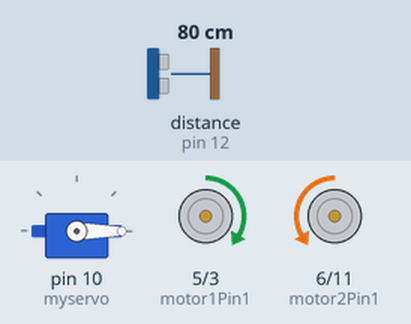
This sketch was run on a simulated Arduino Uno, built with avr-gcc and run on an emulated ATmega328P. Parts: servo, motor-driver pin pairs drawn as motors (green arrow = first pin HIGH = forward, orange = second pin HIGH = backward, longer = more drive). The test bench sets the inputs (shaded band); at power-on: distance to the obstacle (sensor on pin 12) 80 cm. Random numbers use the default seed unless the sketch sets one; what the sketch prints to the serial monitor is not drawn.

Above: at 2.3 s.
2.4 s: distance to the obstacle (sensor on pin 12) set to 60 cm
At 5.6 s:
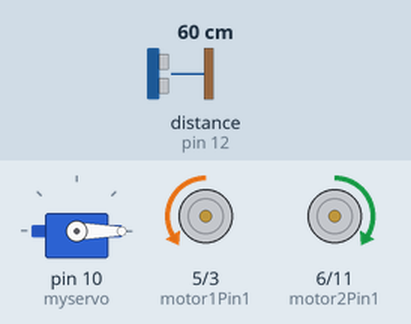
6.2 s: distance to the obstacle (sensor on pin 12) set to 51 cm
At 8.0 s:
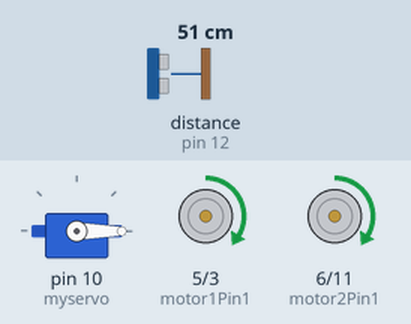
9.0 s: distance to the obstacle (sensor on pin 12) set to 13 cm
11.1 s: distance to the obstacle (sensor on pin 12) set to 10 cm
At 13.4 s:
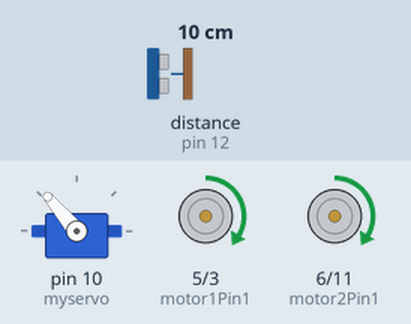
16.0 s: distance to the obstacle (sensor on pin 12) set to 18 cm
18.1 s: distance to the obstacle (sensor on pin 12) set to 2 cm
At 23.0 s:
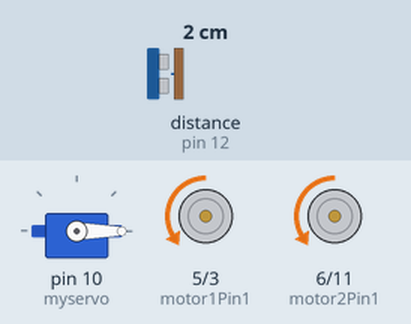
Timing chart, 0 to 24.1 s (numbered marks = the images above; inputs shaded):
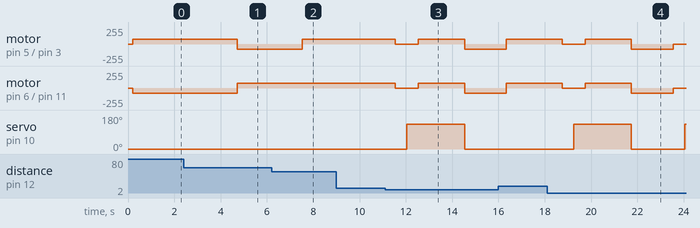

The sketch:

main.ino
```cpp
#include "motor.h"
#include <HCSR04.h>
#include <Servo.h>

Servo myservo; // create servo object to control a servo
UltraSonicDistanceSensor distanceSensor(13, 12);

int const aberto = 0; // estado da garra
int const fechado = 130; // estado da garra
long distance; // variavel global para armazenar a distância em centímetros


void setup() {
  Serial.begin(9600);
  myservo.attach(10);

  motorSetup();
}

void loop() {
  distance = distanceSensor.measureDistanceCm();
  Serial.println(distance);
  if (distance > 0 and
      distance < 12) { // Se a distância for menor que 12 cm, pare o motor
    stop();
    delay(500);
    Serial.print("garra");
    myservo.write(fechado);
    delay(500);
    forward();
    delay(2000);
    myservo.write(aberto);
    backwards();
    delay(1000);
  } else if (distance > 55) { // Se a distância for maior que 50 cm, vire para a esquerda ou direita aleatoriamente
    myservo.write(aberto);
    Serial.print("busca");
    delay(200);
    if (random(2) == 0) {
      turnLeft();
    } else {
      turnRight();
    }
    delay(500);
  } else {
    myservo.write(aberto); // Se a distância estiver entre 10 cm e 30 cm, mova o motor para frente
    forward();
    Serial.print("search");
  }
  delay(800);
}
```

motor.h
```cpp
#ifndef MOTOR_H
#define MOTOR_H
#include <Arduino.h>

const int motor1Pin1 = 5; // Porta digital para o primeiro pino do motor 1
const int motor1Pin2 = 3; // Porta digital para o segundo pino do motor 1
const int motor2Pin1 = 6; // Porta digital para o primeiro pino do motor 2
const int motor2Pin2 = 11; // Porta digital para o segundo pino do motor 2

const int vs = 75;
//const global pra regulação da velocidade


void motorSetup() {
  pinMode(motor1Pin1, OUTPUT);
  pinMode(motor1Pin2, OUTPUT);
  pinMode(motor2Pin1, OUTPUT);
  pinMode(motor2Pin2, OUTPUT);
}

void forward() {
  analogWrite(motor1Pin1, vs);
  analogWrite(motor1Pin2, LOW);
  analogWrite(motor2Pin1, vs);
  analogWrite(motor2Pin2, LOW);
}

void backwards() {
  analogWrite(motor1Pin1, LOW);
  analogWrite(motor1Pin2, vs);
  analogWrite(motor2Pin1, LOW);
  analogWrite(motor2Pin2, vs);
}

void turnRight() {
  analogWrite(motor1Pin1, vs);
  analogWrite(motor1Pin2, LOW);
  analogWrite(motor2Pin1, LOW);
  analogWrite(motor2Pin2, vs);
}

void turnLeft() {
  analogWrite(motor1Pin1, LOW);
  analogWrite(motor1Pin2, vs);
  analogWrite(motor2Pin1, vs);
  analogWrite(motor2Pin2, LOW);
}

void stop() {
  analogWrite(motor1Pin1, LOW);
  analogWrite(motor1Pin2, LOW);
  analogWrite(motor2Pin1, LOW);
  analogWrite(motor2Pin2, LOW);
}

# endif
```

Measured:
- the behaviour switches between 56 and 55 cm on distance to the obstacle (sensor on pin 12) (found by bisection; images 1 and 2)
- the behaviour switches between 12 and 11 cm on distance to the obstacle (sensor on pin 12) (found by bisection; images 2 and 3)
- after the input at 6.2 s, motor on pin 5 (motor1Pin1) / pin 3 (motor1Pin2): backward 75/255 → forward 75/255 after 1.3 s
- after the input at 9.0 s, every drawn part: stays the same
- after the input at 11.1 s, motor on pin 5 (motor1Pin1) / pin 3 (motor1Pin2), motor on pin 6 (motor2Pin1) / pin 11 (motor2Pin2): forward 75/255 → stopped after 0.44 s, → forward 75/255 1.0 s later, → backward 75/255 2.0 s later; servo on pin 10 (myservo): 0° → 130° after 0.94 s, → 0° 2.5 s later
- after the input at 18.1 s, motor on pin 5 (motor1Pin1) / pin 3 (motor1Pin2), motor on pin 6 (motor2Pin1) / pin 11 (motor2Pin2): forward 75/255 → stopped after 0.65 s, → forward 75/255 1.0 s later, → backward 75/255 2.0 s later, → stopped 1.8 s later; servo on pin 10 (myservo): 0° → 130° after 1.1 s, → 0° 2.5 s later, → 130° 2.3 s later
